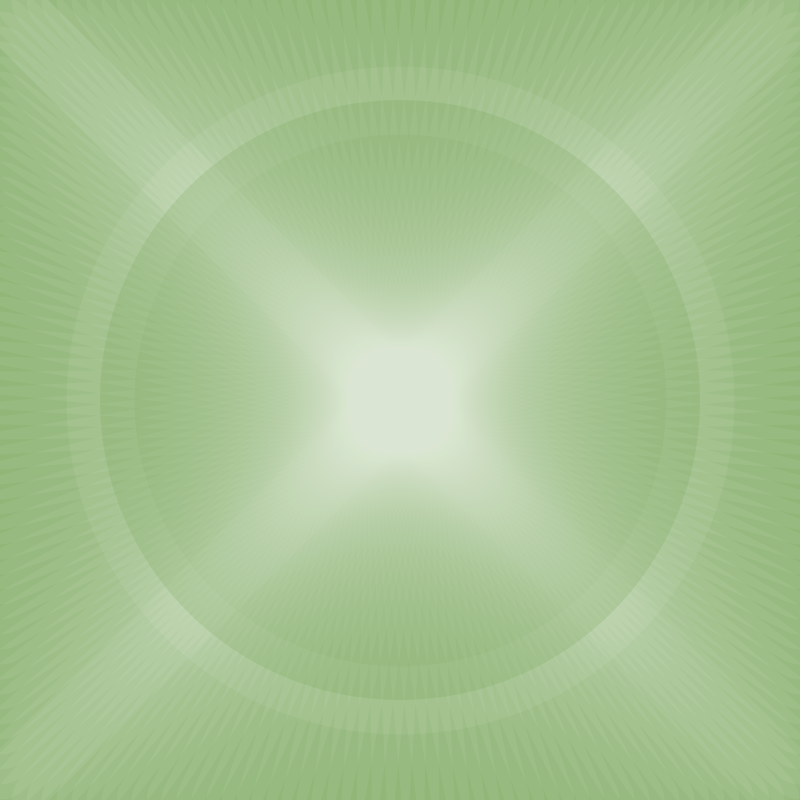
Frame 1 (no input)
Frame 60 (the mouse pressed at the canvas centre just before this capture): identical to frame 1, image omitted
Frame 120 (the mouse held since frame 60 and released just before this capture): identical to frame 1, image omitted

The Processing sketch that drew this single still picture (run headless with seeded random() and noise(); from frame 60 on, the mouse is pressed at the canvas centre):

// Processing sketch: experiment2
// ── experiment2.pde
void setup(){

  size(800,800);

}
void draw(){
background(115,162,84);
  //hopeful ring
stroke(255,255,255,15);
strokeWeight(67.7);
noFill();
circle(400,400,600);
for (int i=0; i<800; i+=15){
fill(255,25);
if (i<800)
  line(400,400,i,0);
}
for (int i=0; i<800; i+=15){
line(400,400,0,i);
}
for (int i=0; i<800; i+=15){
line(400,400,800,i);
}
for (int i=0; i<800; i+=15){
line(400,400,i,800);
}
fill(115, 162, 84,55);
noStroke();
circle(400,400,600);
stroke(255,255,255,50);
strokeWeight(67.7);
  
}
